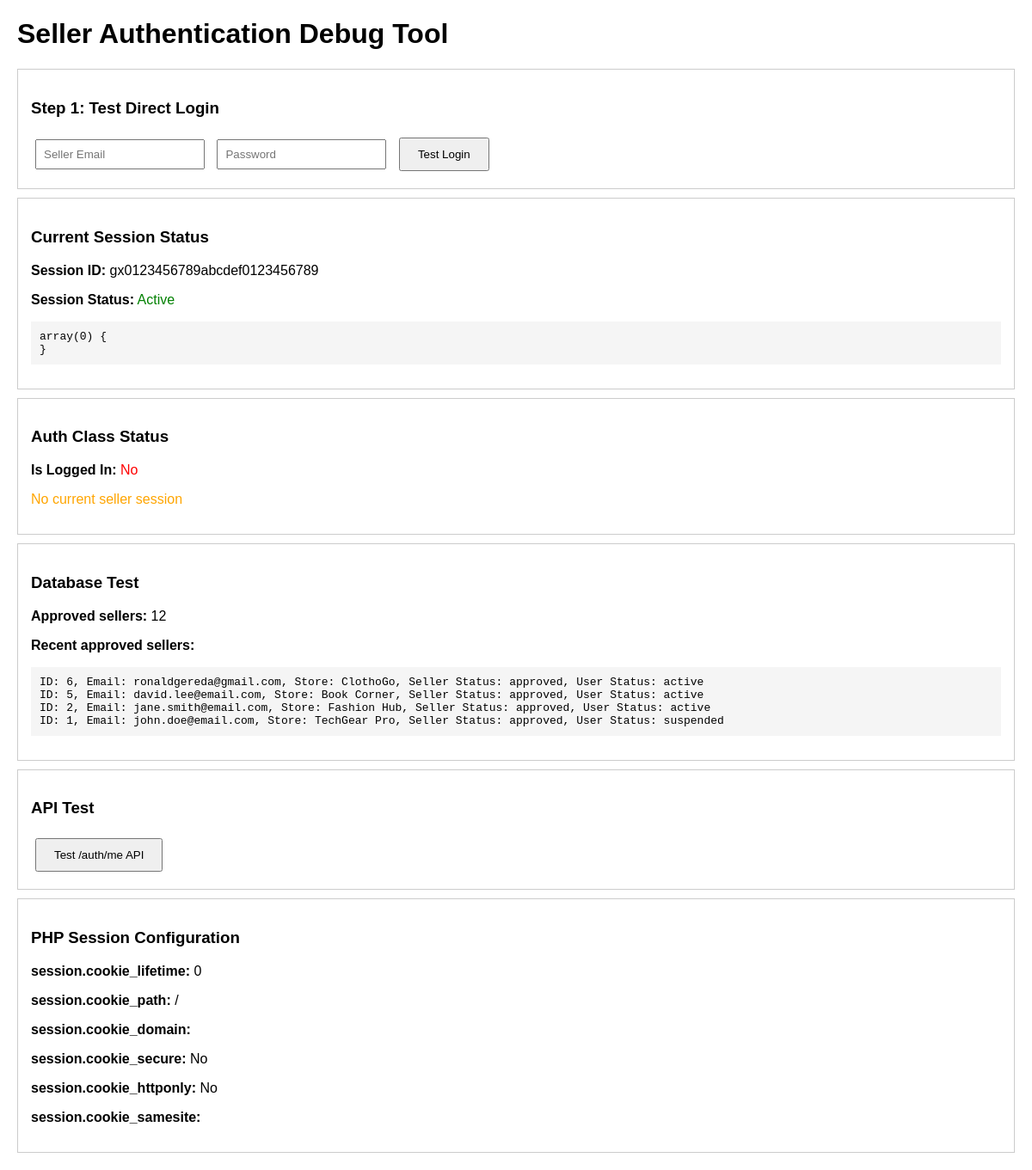
Page /seller/debug.php on the earlier database version.
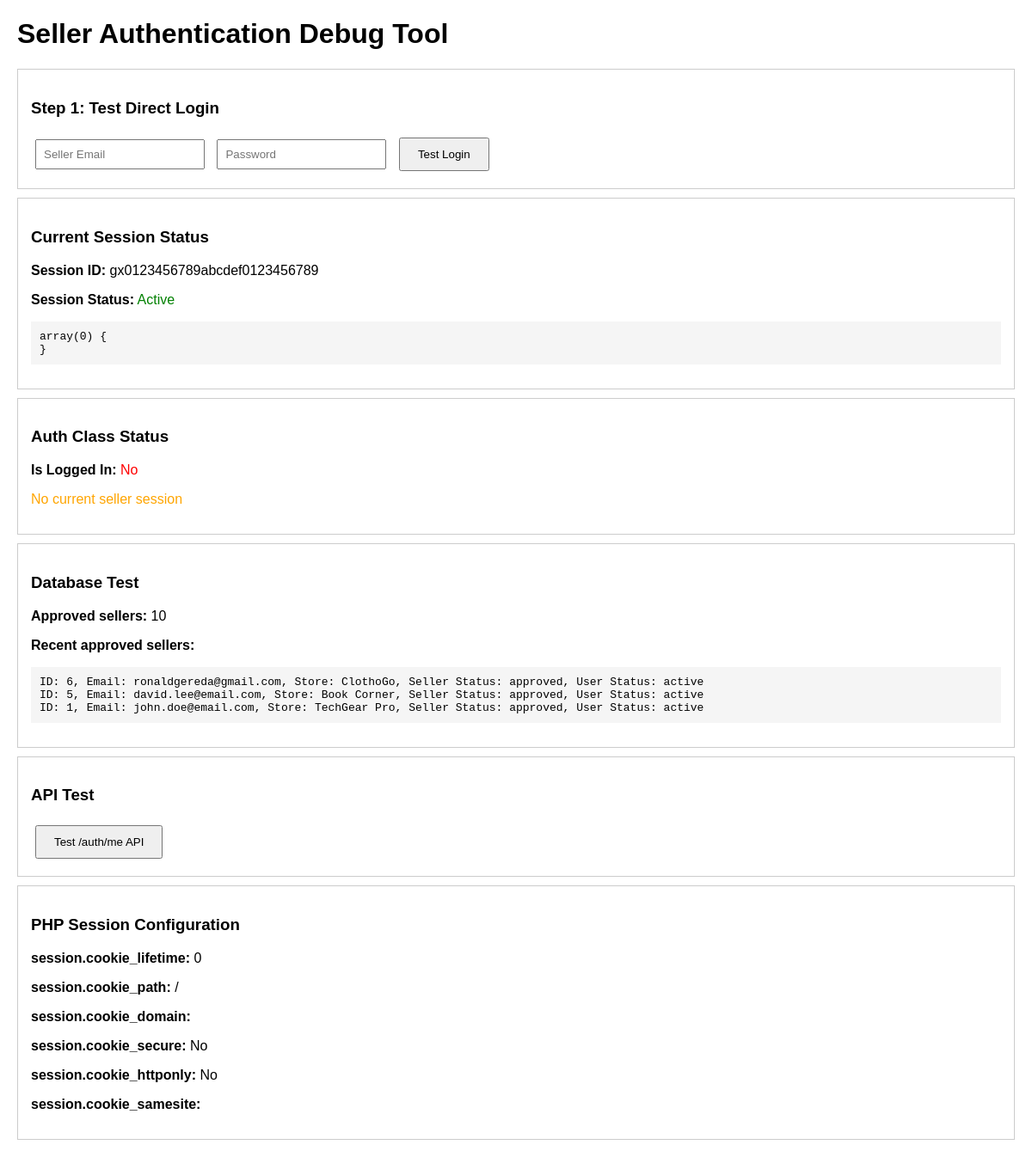
Same page on the later database version.
### tables this page shows
CREATE TABLE `sellers` (
  `id` bigint(20) NOT NULL,
  `user_id` bigint(20) DEFAULT NULL,
  `store_name` varchar(255) NOT NULL,
  `store_slug` varchar(255) DEFAULT NULL,
  `store_description` text DEFAULT NULL,
  `store_logo` varchar(500) DEFAULT NULL,
  `store_banner` varchar(500) DEFAULT NULL,
  `business_type` enum('individual','business') DEFAULT NULL,
  `tax_id` varchar(100) DEFAULT NULL,
  `status` enum('pending','approved','suspended','rejected') DEFAULT 'pending',
  `created_at` timestamp NOT NULL DEFAULT current_timestamp(),
  `updated_at` timestamp NOT NULL DEFAULT current_timestamp() ON UPDATE current_timestamp()
);

CREATE TABLE `users` (
  `id` bigint(20) NOT NULL,
  `email` varchar(255) NOT NULL,
  `password_hash` varchar(255) NOT NULL,
  `phone` varchar(20) DEFAULT NULL,
  `profile_image` varchar(255) DEFAULT NULL,
  `first_name` varchar(100) DEFAULT NULL,
  `last_name` varchar(100) DEFAULT NULL,
  `date_of_birth` date DEFAULT NULL,
  `gender` enum('male','female','other') DEFAULT NULL,
  `email_verified` tinyint(1) DEFAULT 0,
  `phone_verified` tinyint(1) DEFAULT 0,
  `status` enum('active','suspended','deleted') DEFAULT 'active',
  `created_at` timestamp NOT NULL DEFAULT current_timestamp(),
  `updated_at` timestamp NOT NULL DEFAULT current_timestamp() ON UPDATE current_timestamp(),
  `deleted_at` timestamp NULL DEFAULT NULL
);

### seller/includes/auth.php (called while the page is built, shortened)
<?php
class SellerAuth {
    public function isLoggedIn() {
        return isset($_SESSION['seller_id']);
    }
}
?>

### seller/debug.php (the view, shortened to what this page needs)
<!DOCTYPE html>
<html>
<head>
</head>
<body>
    <h1>Seller Authentication Debug Tool</h1>
    <div class="section">
        <h3>Step 1: Test Direct Login</h3>
        <form method="post">
            <input type="email" name="test_email" placeholder="Seller Email" required style="padding: 8px; margin: 5px;">
            <input type="password" name="test_password" placeholder="Password" required style="padding: 8px; margin: 5px;">
            <button type="submit" name="test_login">Test Login</button>
        </form>
    </div>
    <?php
    require_once __DIR__ . '/includes/auth.php';
    echo "<div class='section'>";
    echo "<h3>Current Session Status</h3>";
    echo "<p><strong>Session ID:</strong> " . session_id() . "</p>";
    echo "<p><strong>Session Status:</strong> " . (session_status() === PHP_SESSION_ACTIVE ? '<span class="success">Active</span>' : '<span class="error">Inactive</span>') . "</p>";
    echo "<pre>";
    var_dump($_SESSION);
    echo "</pre>";
    echo "</div>";
    $auth = new SellerAuth($pdo);
    echo "<div class='section'>";
    echo "<h3>Auth Class Status</h3>";
    echo "<p><strong>Is Logged In:</strong> " . ($auth->isLoggedIn() ? '<span class="success">Yes</span>' : '<span class="error">No</span>') . "</p>";
    if ($auth->isLoggedIn()) {
        $seller = $auth->getCurrentSeller();
        echo "<p class='success'>✓ Current seller data found</p>";
        echo "<pre>";
        var_dump($seller);
        echo "</pre>";
    } else {
        echo "<p class='warning'>No current seller session</p>";
    }
    echo "</div>";
    echo "<div class='section'>";
    echo "<h3>Database Test</h3>";
    try {
        $stmt = $pdo->query("SELECT COUNT(*) as count FROM sellers WHERE status = 'approved'");
        $count = $stmt->fetch();
        echo "<p><strong>Approved sellers:</strong> " . $count['count'] . "</p>";
        $stmt = $pdo->query("
            SELECT s.id, s.store_name, u.email, s.status as seller_status, u.status as user_status
            FROM sellers s
            JOIN users u ON s.user_id = u.id
            WHERE s.status = 'approved'
            ORDER BY s.id DESC
            LIMIT 5
        ");
        $sellers = $stmt->fetchAll();
        echo "<p><strong>Recent approved sellers:</strong></p>";
        echo "<pre>";
        foreach ($sellers as $seller) {
            echo "ID: {$seller['id']}, Email: {$seller['email']}, Store: {$seller['store_name']}, Seller Status: {$seller['seller_status']}, User Status: {$seller['user_status']}\n";
        }
        echo "</pre>";
    } catch (Exception $e) {
        echo "<p class='error'>Database error: " . $e->getMessage() . "</p>";
    }
    echo "</div>";
    echo "<div class='section'>";
    echo "<h3>API Test</h3>";
    echo "<button onclick='testAPI()'>Test /auth/me API</button>";
    echo "</div>";
    echo "<div class='section'>";
    echo "<h3>PHP Session Configuration</h3>";
    echo "<p><strong>session.cookie_lifetime:</strong> " . ini_get('session.cookie_lifetime') . "</p>";
    echo "<p><strong>session.cookie_path:</strong> " . ini_get('session.cookie_path') . "</p>";
    echo "<p><strong>session.cookie_domain:</strong> " . ini_get('session.cookie_domain') . "</p>";
    echo "<p><strong>session.cookie_secure:</strong> " . (ini_get('session.cookie_secure') ? 'Yes' : 'No') . "</p>";
    echo "<p><strong>session.cookie_httponly:</strong> " . (ini_get('session.cookie_httponly') ? 'Yes' : 'No') . "</p>";
    echo "<p><strong>session.cookie_samesite:</strong> " . ini_get('session.cookie_samesite') . "</p>";
    echo "</div>";
    ?>
</body>
</html>

### seller/debug.php (style rules this page uses)
body { font-family: Arial, sans-serif; margin: 20px; }
.section { border: 1px solid #ccc; margin: 10px 0; padding: 15px; }
.success { color: green; }
.error { color: red; }
.warning { color: orange; }
pre { background: #f5f5f5; padding: 10px; overflow-x: auto; }
button { padding: 10px 20px; margin: 5px; }

Differences in the rows shown:
no longer on this page (row edited): sellers: id "2", user.email "jane.smith@email.com", store_name "Fashion Hub", status "approved", user.status "active"
changed through a linked row, sellers "TechGear Pro": user.status "suspended" → "active"
Other differences:
$count['count']: "12" → "10"
